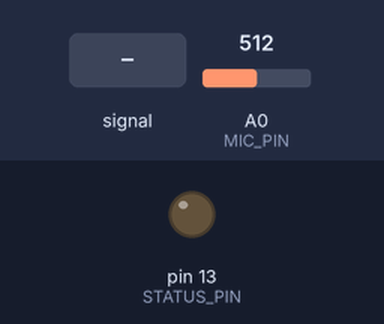
This sketch was run on a simulated Arduino Uno, built with avr-gcc and run on an emulated ATmega328P. Shown: output pins drawn as LEDs (lit = HIGH). The test bench sets the inputs (shaded band); at power-on: A0 (MIC_PIN) = 512. What the sketch prints to the serial monitor is not drawn.

Above: at 1.2 s.
1.3 s: A0 (MIC_PIN) fed a 200 Hz sine of ±81 counts around its level
At 1.31 s:
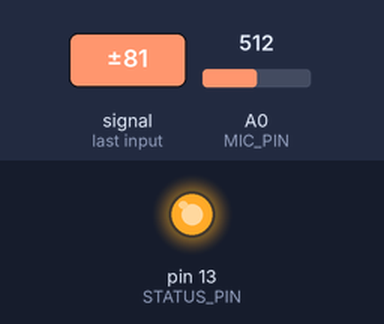
2.8 s: A0 (MIC_PIN) set to 716
At 3.3 s:
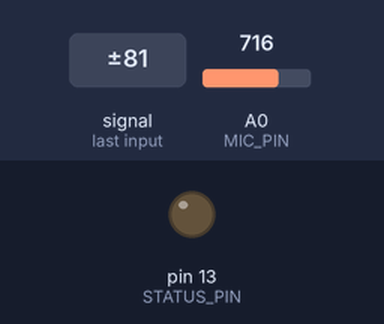
Timing chart, 0 to 5.8 s (numbered marks = the images above; inputs shaded):
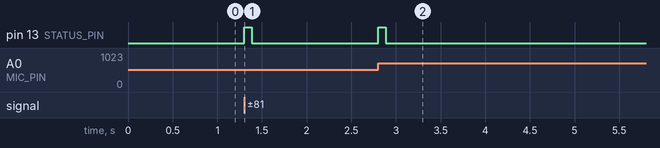

The sketch:

acoustic_keylogger.ino
```cpp
#include "config.h"

// ── Pre-trigger ring buffer ───────────────────────────────────────────────────
// Continuously filled by the Timer1 ISR with the most recent PRE_BUF_SIZE
// bias-subtracted samples. When an onset fires, the last PRE_SAMPLES entries
// are copied into the capture window before the post-trigger samples.
static int16_t g_pre_buf[PRE_BUF_SIZE];
static uint16_t g_pre_head = 0;   // write index (wraps with bitmask)

// ── Capture window ────────────────────────────────────────────────────────────
static int16_t  g_window[WINDOW_SAMPLES];
static uint16_t g_win_idx   = 0;
static bool     g_capturing = false;

// ── Onset detection state ─────────────────────────────────────────────────────
// Short-term energy is computed over ONSET_WINDOW samples.
// Background energy is a slow EMA updated when not capturing.
static uint32_t g_st_energy  = 0;    // sum of squares for current window
static float    g_bg_energy  = 500.0f; // background energy estimate
static uint16_t g_refractory = 0;    // samples remaining in refractory period
static int16_t  g_st_buf[ONSET_WINDOW] = {};
static uint8_t  g_st_idx = 0;

// ── Labels and state ──────────────────────────────────────────────────────────
static uint8_t  g_label     = 0;    // current label set by host
static bool     g_send_ready = false; // window ready to transmit

// ── Timer1 CTC configuration ──────────────────────────────────────────────────
// Prescaler 8 → tick = 0.5 µs. OCR1A = F_CPU/(8*rate) - 1 = 249 at 8 kHz.
static constexpr uint16_t T1_OCR = (16000000UL / (8UL * SAMPLE_RATE_HZ)) - 1;

// ── ADC prescaler 64 → ADC clock = 250 kHz → ~52 µs per conversion ───────────
static void setADCPrescaler64() {
    ADCSRA = (ADCSRA & ~0x07) | 0x06;  // ADPS2:1, ADPS0:0 → /64
}

// ── ISR ───────────────────────────────────────────────────────────────────────
ISR(TIMER1_COMPA_vect) {
    int16_t raw    = static_cast<int16_t>(analogRead(MIC_PIN));
    int16_t sample = raw - ADC_BIAS;

    // Always push into pre-trigger ring buffer.
    g_pre_buf[g_pre_head & (PRE_BUF_SIZE - 1)] = sample;
    g_pre_head++;

    if (g_capturing) {
        g_window[g_win_idx++] = sample;
        if (g_win_idx >= WINDOW_SAMPLES) {
            g_capturing   = false;
            g_send_ready  = true;
            g_refractory  = REFRACTORY_SAMPLES;
        }
        return;
    }

    // ── Update short-term energy window ───────────────────────────────────────
    int32_t sq_old = static_cast<int32_t>(g_st_buf[g_st_idx]) *
                     static_cast<int32_t>(g_st_buf[g_st_idx]);
    int32_t sq_new = static_cast<int32_t>(sample) * sample;
    g_st_energy    = static_cast<uint32_t>(
        static_cast<int32_t>(g_st_energy) - sq_old + sq_new
    );
    g_st_buf[g_st_idx] = sample;
    g_st_idx = (g_st_idx + 1) % ONSET_WINDOW;

    // ── Refractory period ─────────────────────────────────────────────────────
    if (g_refractory > 0) {
        g_refractory--;
        g_bg_energy += BG_ALPHA * (static_cast<float>(g_st_energy) - g_bg_energy);
        return;
    }

    // ── Onset detection ───────────────────────────────────────────────────────
    float ratio = static_cast<float>(g_st_energy) / (g_bg_energy + 1.0f);
    if (ratio >= ONSET_RATIO) {
        // Copy pre-trigger samples from ring buffer.
        uint16_t pre_start = g_pre_head - PRE_SAMPLES;
        for (uint16_t i = 0; i < PRE_SAMPLES; ++i) {
            g_window[i] = g_pre_buf[(pre_start + i) & (PRE_BUF_SIZE - 1)];
        }
        g_win_idx    = PRE_SAMPLES;
        g_capturing  = true;
        digitalWrite(STATUS_PIN, HIGH);
    } else {
        // Update background energy when quiet.
        g_bg_energy += BG_ALPHA * (static_cast<float>(g_st_energy) - g_bg_energy);
    }
}

// ── Serial framing ────────────────────────────────────────────────────────────
// Sends a 4-byte header followed by WINDOW_SAMPLES int16_t samples.
static void sendWindow() {
    uint16_t n = WINDOW_SAMPLES;

    Serial.write(PKT_KEYSTROKE);
    Serial.write(g_label);
    Serial.write(static_cast<uint8_t>(n & 0xFF));
    Serial.write(static_cast<uint8_t>((n >> 8) & 0xFF));

    // Send int16_t samples as little-endian byte pairs.
    for (uint16_t i = 0; i < WINDOW_SAMPLES; ++i) {
        int16_t s = g_window[i];
        Serial.write(static_cast<uint8_t>(s & 0xFF));
        Serial.write(static_cast<uint8_t>((s >> 8) & 0xFF));
    }
    digitalWrite(STATUS_PIN, LOW);
}

// ── Setup ─────────────────────────────────────────────────────────────────────
void setup() {
    Serial.begin(BAUD_RATE);
    pinMode(STATUS_PIN, OUTPUT);
    pinMode(MIC_PIN, INPUT);

    setADCPrescaler64();
    analogRead(MIC_PIN);  // discard first reading after prescaler change

    // Timer1 CTC, prescaler 8.
    TCCR1A = 0;
    TCCR1B = (1 << WGM12) | (1 << CS11);
    OCR1A  = T1_OCR;
    TCNT1  = 0;
    TIMSK1 = (1 << OCIE1A);

    Serial.write(PKT_READY);
}

// ── Main loop ─────────────────────────────────────────────────────────────────
void loop() {
    // Handle host commands.
    if (Serial.available()) {
        uint8_t cmd = static_cast<uint8_t>(Serial.read());
        if (cmd == PKT_LABEL) {
            // Next byte is the label.
            while (!Serial.available()) {}
            g_label = static_cast<uint8_t>(Serial.read());
        } else if (cmd == PKT_IDENT) {
            Serial.write(PKT_READY);
            Serial.write(static_cast<uint8_t>(SAMPLE_RATE_HZ & 0xFF));
            Serial.write(static_cast<uint8_t>((SAMPLE_RATE_HZ >> 8) & 0xFF));
        }
    }

    // Transmit completed window (outside ISR, no timing pressure).
    if (g_send_ready) {
        g_send_ready = false;
        sendWindow();
    }
}
```

config.h
```cpp
#pragma once
#include <Arduino.h>

// Target: Arduino Uno / Nano (ATmega328P, 16 MHz).
//
// Hardware:
//   MAX9814 electret microphone amplifier → A0 (analog)
//     The MAX9814 auto-gain amplifier outputs a centred signal (bias ~1.25 V)
//     with selectable gain (40/50/60 dB via GAIN pin).
//   Optional trigger LED   → D13  (lights during capture window)
//
// Capture strategy:
//   The firmware continuously monitors A0 for an energy threshold crossing
//   (onset detection). When triggered, it captures PRE_SAMPLES samples before
//   the trigger (from a ring buffer) plus POST_SAMPLES after, then ships the
//   full window over serial as a binary burst.
//
// Timing:
//   Timer1 CTC fires at SAMPLE_RATE_HZ. At 8000 Hz each sample takes 125 µs.
//   analogRead() at default prescaler 128 takes ~104 µs — tight but viable.
//   To reduce ADC time: we set prescaler 64 → ~52 µs per conversion, leaving
//   73 µs margin within the 125 µs Timer1 period.

// ── Sampling ──────────────────────────────────────────────────────────────────
static constexpr uint16_t SAMPLE_RATE_HZ  = 8000;   // Hz
// Window: 10 ms pre-trigger + 40 ms post-trigger = 50 ms total per keystroke.
static constexpr uint16_t PRE_SAMPLES     = 80;     // 10 ms  @ 8 kHz
static constexpr uint16_t POST_SAMPLES    = 320;    // 40 ms  @ 8 kHz
static constexpr uint16_t WINDOW_SAMPLES  = PRE_SAMPLES + POST_SAMPLES;  // 400

// Pre-trigger ring buffer size must be >= PRE_SAMPLES and a power of 2.
static constexpr uint16_t PRE_BUF_SIZE    = 128;    // power of 2 >= 80

// ── Onset detection ───────────────────────────────────────────────────────────
// Onset fires when a short-term energy window exceeds ONSET_THRESHOLD times
// the background energy estimate. The background is updated continuously with
// a slow exponential moving average when no onset is active.
static constexpr uint16_t ONSET_WINDOW    = 16;     // samples for short-term energy
static constexpr float    ONSET_RATIO     = 6.0f;   // energy ratio to trigger
static constexpr float    BG_ALPHA        = 0.002f; // background EMA coefficient
// Minimum samples between successive triggers (refractory period).
static constexpr uint16_t REFRACTORY_SAMPLES = 400; // 50 ms

// ── ADC ───────────────────────────────────────────────────────────────────────
static constexpr uint8_t  MIC_PIN         = A0;
// Bias: MAX9814 outputs ~VCC/2. Subtract this to get a centred signal.
// With 5 V supply, bias ≈ 512 ADC counts (10-bit).
static constexpr int16_t  ADC_BIAS        = 512;

// ── Serial protocol ───────────────────────────────────────────────────────────
static constexpr uint32_t BAUD_RATE       = 500000;
// Packet: 4-byte header + WINDOW_SAMPLES × 2 bytes (int16_t samples)
//   'K'          — keystroke marker
//   uint16_t     — label byte sent by host before capture (0 = unlabelled)
//   uint16_t     — sample count (always WINDOW_SAMPLES)
//   int16_t[N]   — raw samples, little-endian, bias-subtracted
static constexpr uint8_t  PKT_KEYSTROKE   = 'K';
static constexpr uint8_t  PKT_LABEL       = 'L';   // host → fw: set label
static constexpr uint8_t  PKT_IDENT       = 'I';
static constexpr uint8_t  PKT_READY       = 'R';   // fw → host: ready

static constexpr uint8_t  STATUS_PIN      = 13;
```

Measured:
- after the input at 1.3 s, pin 13 (STATUS_PIN): LOW → HIGH at once, → LOW 0.08 s later
- after the input at 2.8 s, pin 13 (STATUS_PIN): LOW → HIGH at once, → LOW 0.08 s later
